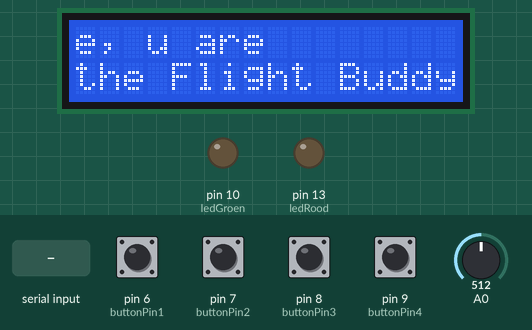
Recording of a sketch running on a simulated Arduino Uno, built with avr-gcc and run on an emulated ATmega328P. Shown: 16×2 character LCD, output pins drawn as LEDs (lit = HIGH). Inputs (shaded band) come from the test bench; at power-on: pin 6 (buttonPin1), pin 7 (buttonPin2), pin 8 (buttonPin3), pin 9 (buttonPin4) LOW, A0 = 512. What the sketch prints to the serial monitor is not drawn.

Above: at 3.6 s.
5.3 s: "1" received over Serial
At 8.1 s:
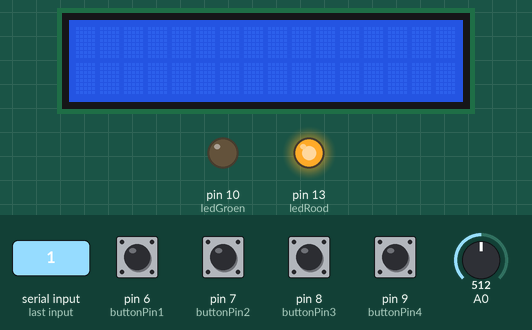
8.5 s: "0" received over Serial
At 10.4 s:
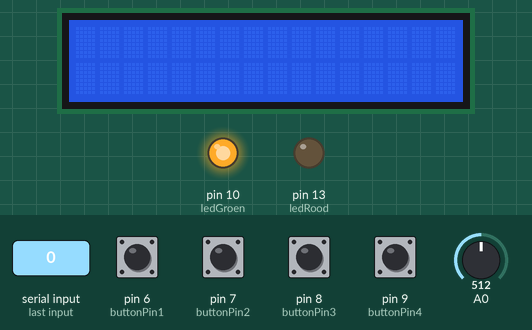
Timing chart, 0 to 11.9 s (numbered marks = the images above; inputs shaded):
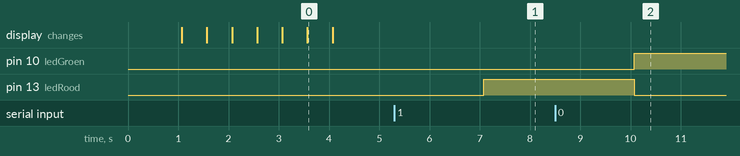

The sketch:

tle_onderzoeken_PeriodeTweeCode.ino
```cpp
/*-----( Import needed library )-----*/
#include <SoftwareSerial.h>
///*-----( Declare Constants and Pin Numbers )-----*/
#define HC_05_TXD_ARDUINO_RXD 0
#define HC_05_RXD_ARDUINO_TXD 1
//#define HC_05_SETUPKEY        4
//#define HC_05_PWR1            5  // Connect in parallel to HC-05 VCC
//#define HC_05_PWR2            6  // Connect in parallel to HC-05 VCC
//
/*-----( Declare objects )-----*/
SoftwareSerial BTSerial(HC_05_TXD_ARDUINO_RXD, HC_05_RXD_ARDUINO_TXD); // RX | TX

/*-----( Import LiquidCrystal library )-----*/
#include <LiquidCrystal.h>

/*-----( Declare objects )-----*/
LiquidCrystal lcd(12, 11, 5, 4, 3, 2);// initialize the library with the numbers of the interface pins

/*-----( Declare Variables )-----*/
const int buttonPin1 = 6;     // the number of the pushbutton pin
const int buttonPin2 = 7;     // the number of the pushbutton pin
const int buttonPin3 = 8;     // the number of the pushbutton pin
const int buttonPin4 = 9;     // the number of the pushbutton pin

// variables will change:
int buttonState1 = 0;         // variable for reading the pushbutton status
int buttonState2 = 0;         // variable for reading the pushbutton status
int buttonState3 = 0;         // variable for reading the pushbutton status
int buttonState4 = 0;         // variable for reading the pushbutton status

String data;
int modulo;
int inBetween;
int endString;
int half;
String LCDBoven;
String LCDOnder;
int Value;
int Value2;

#define ledRood 13
#define ledGroen 10


void setup() {

//    /*-----( Bluetooth Setup )-----*/
//
//  pinMode(HC_05_SETUPKEY, OUTPUT);  // this pin will pull the HC-05 pin 34 (key pin) HIGH to switch module to AT mode
//  pinMode(HC_05_PWR1, OUTPUT);      // Connect in parallel to HC-05 VCC
//  pinMode(HC_05_PWR2, OUTPUT);      // Connect in parallel to HC-05 VCC
//
//  digitalWrite(HC_05_SETUPKEY, HIGH);  // Set command mode when powering up
//
  Serial.begin(9600);   // For the Arduino IDE Serial Monitor
//  Serial.println("YourDuino.com HC-05 Bluetooth Module AT Command Utility V1.02");
//  Serial.println("Set Serial Monitor to 'Both NL & CR' and '9600 Baud' at bottom right");
//  Serial.println("Vcc Power Up DELAY");
//  delay(2000);
//  Serial.println("Applying VCC Power. LED should blink SLOWLY: 2 Seconds ON/OFF");
//  digitalWrite(HC_05_PWR1, HIGH); // Power VCC
//  digitalWrite(HC_05_PWR2, HIGH);
//  delay(2000);
//  Serial.println("Enter AT commands in top window.");
//  BTSerial.begin(38400);  // HC-05 default speed in AT command mode

  /*-----( LCD Setup )-----*/

   lcd.clear();
  // set up the LCD's number of columns and rows:
  lcd.begin(16, 2);
  // Print a message to the LCD.
  lcd.setCursor(0,0);
  lcd.print("Welcome, u are");
  lcd.setCursor(0,1);
  lcd.print("using the Flight Buddy");
  // initialize the pushbutton pin as an input:
  pinMode(buttonPin1, INPUT);
  pinMode(buttonPin2, INPUT);
  pinMode(buttonPin3, INPUT);
  pinMode(buttonPin4, INPUT);
  pinMode(ledRood, OUTPUT);
  pinMode(ledGroen, OUTPUT);
  delay(1000);
  lcd.scrollDisplayLeft();
  delay(500);
  lcd.scrollDisplayLeft();
  delay(500);
  lcd.scrollDisplayLeft();
  delay(500);
  lcd.scrollDisplayLeft();
  delay(500);
  lcd.scrollDisplayLeft();
  delay(500);
  lcd.scrollDisplayLeft();
  delay(500);
  text1();
}

void loop() {

  if(Serial.available() > 0)  // Send data only when you receive data:
  {
    data = Serial.readString();

    Serial.println(data);        //Print Value inside data in Serial monitor


    endString = data.length();

    LCDBoven = data;

    dataCheck();


  }


 // read the state of the pushbutton value:
  buttonState1 = digitalRead(buttonPin1);
  //  Serial.println(buttonState1);
  // Button 1
  if (buttonState1 == HIGH) {
    // turn LED on:
     Serial.println("textone");

  } else {
    // turn LED off:

  }

  // read the state of the pushbutton value:
  buttonState2 = digitalRead(buttonPin2);

  // Button 2
  if (buttonState2 == HIGH) {
    // turn LED on:
     Serial.println("texttwo");
  } else {
    // turn LED off:

  }

  // read the state of the pushbutton value:
  buttonState3 = digitalRead(buttonPin3);

  // Button 3
  if (buttonState3 == HIGH) {
    // turn LED on:
     Serial.println("textthree");
  } else {
    // turn LED off:

  }

  // read the state of the pushbutton value:
  buttonState4 = digitalRead(buttonPin4);

  // Button 4
  if (buttonState4 == HIGH) {
    // turn LED on:
     Serial.println("textfour");
  } else {
    // turn LED off:

  }

  weigh();

}

void scrollLeft(){
  delay(600);
  lcd.scrollDisplayLeft();
//  lcd.autoscroll();


}

void weigh(){
  delay(1000);
  Value = analogRead(0);
//  Value2 = analogRead(1);
   Serial.println(Value);
//   Serial.println(Value2);


}


void lock(){
  if(data == "1"){
            digitalWrite(ledRood, HIGH);
            digitalWrite(ledGroen, LOW);

      }  else if (data == "0"){
            digitalWrite(ledRood, LOW);
            digitalWrite(ledGroen, HIGH);

      }

      else if (data == "-1"){
            digitalWrite(ledRood, LOW);
            digitalWrite(ledGroen, LOW);

      }
}

void dataCheck(){
  if (endString < 3) {
    Serial.println("<3");
      lock();
    }

    else if(endString < 16){
                LCDBoven = data;
                LCDOnder = "";
                text2();
                Serial.println(LCDBoven);
                Serial.println("<16");


    }
     else if(endString < 32){
                modulo = endString % 16;
                inBetween = endString - modulo;
                LCDBoven = data.substring(0,inBetween);
                LCDOnder = data.substring(inBetween,endString);
                Serial.println(endString);
                Serial.println(">16");
                Serial.println(LCDBoven);
                Serial.println(LCDOnder);
                text2();

            }
     else if(endString > 32){
                half = endString / 2;
                LCDBoven = data.substring(0,half);
                LCDOnder = data.substring(half,endString);
                Serial.println(endString);
                Serial.println(">32");
                Serial.println(LCDBoven);
                Serial.println(LCDOnder);
                text2();


//                switch (data2) {
//                  case  2:
//                  text1();
//                  break;
//                  case  3:
//                  text2();
//                  break;
//                  case  4:
//                  text3();
//                  break;
//                  case  5:
//                  text4();
//                  break;
//                }
              }
}

void text1() {

  //lcd clear characters
  lcd.clear();
  // set the cursor to column 0, line 1
  // (note: line 1 is the second row, since counting begins with 0):
  lcd.setCursor(0,0);
  lcd.print(data);
  lcd.setCursor(0,1);
}

void text2() {

  //lcd clear characters
  lcd.clear();
  // set the cursor to column 0, line 1
  // (note: line 1 is the second row, since counting begins with 0):
  lcd.setCursor(0,0);
  lcd.print(LCDBoven);
  lcd.setCursor(0,1);
  lcd.print(LCDOnder);

}

void text3() {

  //lcd clear characters
  lcd.clear();
  // set the cursor to column 0, line 1
  // (note: line 1 is the second row, since counting begins with 0):
  lcd.setCursor(0,0);
  lcd.print("");
//  lcd.setCursor(0,1);
//  lcd.print("Flight Buddy te openen");
}

void text4() {

  //lcd clear characters
  lcd.clear();
  // set the cursor to column 0, line 1
  // (note: line 1 is the second row, since counting begins with 0):
  lcd.setCursor(0,0);
  lcd.print("Uw Flight Buddy");
  lcd.setCursor(0,1);
  lcd.print("weegt: 10 Kilo");
}
```

Measured:
- after the input at 5.3 s, pin 13 (ledRood): LOW → HIGH after 1.8 s
- after the input at 8.5 s, pin 10 (ledGroen): LOW → HIGH after 1.6 s; pin 13 (ledRood): HIGH → LOW after 1.6 s
- what the display in image 0 shows lasts 0.5 s, from 3.6 s to 4.1 s
